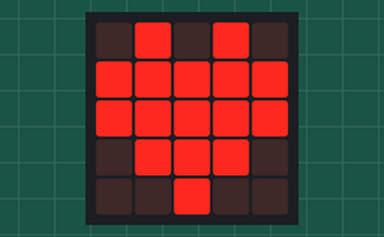
The program below on a simulated BBC micro:bit running MicroPython. Parts: the board's 5×5 LED display.

Above: at 0.1 s.
At 1.1 s:
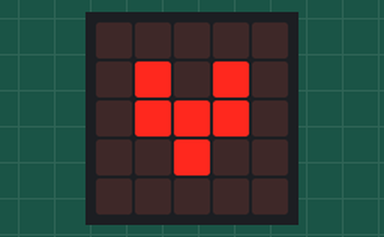
At 3.1 s:
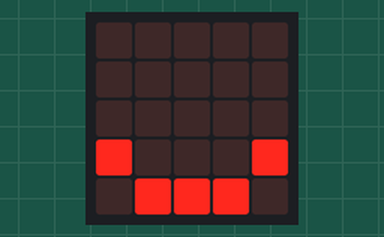
At 6.1 s:
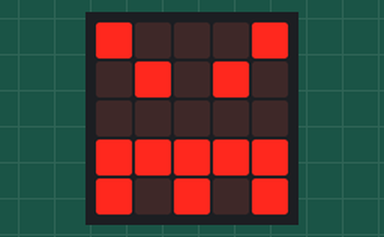
At 9.1 s:
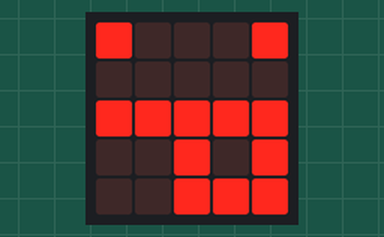
At 13.1 s:
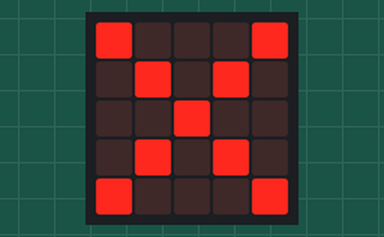

The program:

prog04.py
```python
from microbit import *

images = [Image.HEART, Image.HEART_SMALL,
Image.HAPPY, Image.SMILE, Image.SAD,
Image.CONFUSED, Image.ANGRY, Image.ASLEEP,
Image.SURPRISED, Image.SILLY, Image.FABULOUS,
Image.MEH, Image.YES, Image.NO]

while True:
    for i in images:
        display.show(i)
        sleep(1000)
```

Measured:
- by itself, everything shown: repeats every 14.0 s, in 14 steps
- what the display in image 1 shows lasts 1.0 s, from 1.0 s to 2.0 s
